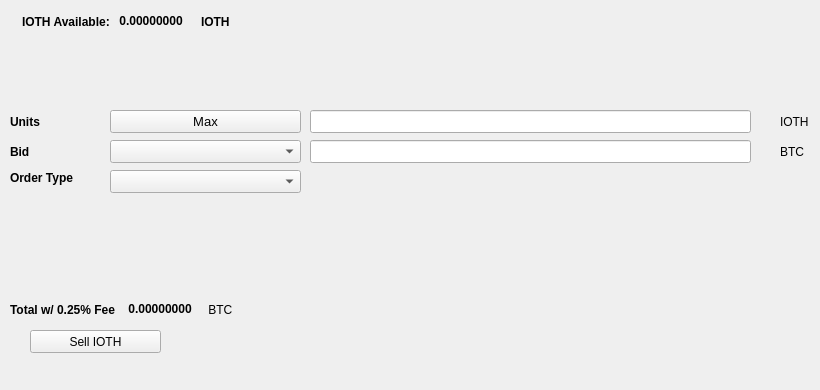
   <widget class="QWidget" name="SellTab">
    <attribute name="title">
     <string>Sell</string>
    </attribute>
    <widget class="QLabel" name="label_16">
     <property name="geometry">
      <rect>
       <x>780</x>
       <y>140</y>
       <width>31</width>
       <height>23</height>
      </rect>
     </property>
     <property name="text">
      <string>BTC</string>
     </property>
    </widget>
    <widget class="QComboBox" name="SellBidcomboBox">
     <property name="geometry">
      <rect>
       <x>110</x>
       <y>140</y>
       <width>191</width>
       <height>23</height>
      </rect>
     </property>
     <property name="font">
      <font>
       <pointsize>10</pointsize>
      </font>
     </property>
    </widget>
    <widget class="QLabel" name="label_18">
     <property name="geometry">
      <rect>
       <x>10</x>
       <y>110</y>
       <width>46</width>
       <height>23</height>
      </rect>
     </property>
     <property name="font">
      <font>
       <weight>75</weight>
       <bold>true</bold>
      </font>
     </property>
     <property name="text">
      <string>Units</string>
     </property>
    </widget>
    <widget class="QPushButton" name="Sell_Max_Amount">
     <property name="geometry">
      <rect>
       <x>110</x>
       <y>110</y>
       <width>191</width>
       <height>23</height>
      </rect>
     </property>
     <property name="font">
      <font>
       <pointsize>10</pointsize>
      </font>
     </property>
     <property name="text">
      <string>Max</string>
     </property>
    </widget>
    <widget class="QLabel" name="label_20">
     <property name="geometry">
      <rect>
       <x>10</x>
       <y>170</y>
       <width>91</width>
       <height>16</height>
      </rect>
     </property>
     <property name="font">
      <font>
       <weight>75</weight>
       <bold>true</bold>
      </font>
     </property>
     <property name="text">
      <string>Order Type</string>
     </property>
    </widget>
    <widget class="QComboBox" name="SellOrdertypeCombo">
     <property name="geometry">
      <rect>
       <x>110</x>
       <y>170</y>
       <width>191</width>
       <height>23</height>
      </rect>
     </property>
     <property name="font">
      <font>
       <pointsize>10</pointsize>
      </font>
     </property>
    </widget>
    <widget class="QLabel" name="label_21">
     <property name="geometry">
      <rect>
       <x>10</x>
       <y>140</y>
       <width>46</width>
       <height>23</height>
      </rect>
     </property>
     <property name="font">
      <font>
       <weight>75</weight>
       <bold>true</bold>
      </font>
     </property>
     <property name="text">
      <string>Bid</string>
     </property>
    </widget>
    <widget class="QLabel" name="label_22">
     <property name="geometry">
      <rect>
       <x>780</x>
       <y>110</y>
       <width>31</width>
       <height>23</height>
      </rect>
     </property>
     <property name="text">
      <string>IOTH</string>
     </property>
    </widget>
    <widget class="QLineEdit" name="UnitsInputIOTH">
     <property name="geometry">
      <rect>
       <x>310</x>
       <y>110</y>
       <width>441</width>
       <height>23</height>
      </rect>
     </property>
     <property name="font">
      <font>
       <pointsize>9</pointsize>
       <weight>75</weight>
       <bold>true</bold>
      </font>
     </property>
    </widget>
    <widget class="QLineEdit" name="SellBidPriceEdit">
     <property name="geometry">
      <rect>
       <x>310</x>
       <y>140</y>
       <width>441</width>
       <height>23</height>
      </rect>
     </property>
     <property name="font">
      <font>
       <pointsize>9</pointsize>
       <weight>75</weight>
       <bold>true</bold>
      </font>
     </property>
    </widget>
    <widget class="QPushButton" name="SellIOTHBTN">
     <property name="geometry">
      <rect>
       <x>30</x>
       <y>330</y>
       <width>131</width>
       <height>23</height>
      </rect>
     </property>
     <property name="text">
      <string>Sell IOTH</string>
     </property>
     <property name="icon">
      <iconset resource="../iothome">
       <normaloff>:/icons/bitcoin</normaloff>:/icons/bitcoin</iconset>
     </property>
    </widget>
    <widget class="QWidget" name="layoutWidget3">
     <property name="geometry">
      <rect>
       <x>22</x>
       <y>12</y>
       <width>258</width>
       <height>19</height>
      </rect>
     </property>
     <layout class="QHBoxLayout" name="horizontalLayout">
      <item>
       <widget class="QLabel" name="label232_2">
        <property name="font">
         <font>
          <weight>75</weight>
          <bold>true</bold>
         </font>
        </property>
        <property name="text">
         <string>IOTH Available:</string>
        </property>
       </widget>
      </item>
      <item>
       <widget class="QLabel" name="IOTHAvailableLabel">
        <property name="palette">
         <palette>
          <active>
           <colorrole role="WindowText">
            <brush brushstyle="SolidPattern">
             <color alpha="255">
              <red>0</red>
              <green>0</green>
              <blue>0</blue>
             </color>
            </brush>
           </colorrole>
           <colorrole role="Button">
            <brush brushstyle="SolidPattern">
             <color alpha="255">
              <red>0</red>
              <green>170</green>
              <blue>0</blue>
             </color>
            </brush>
           </colorrole>
           <colorrole role="Light">
            <brush brushstyle="SolidPattern">
             <color alpha="255">
              <red>0</red>
              <green>255</green>
              <blue>0</blue>
             </color>
            </brush>
           </colorrole>
           <colorrole role="Midlight">
            <brush brushstyle="SolidPattern">
             <color alpha="255">
              <red>0</red>
              <green>212</green>
              <blue>0</blue>
             </color>
            </brush>
           </colorrole>
           <colorrole role="Dark">
            <brush brushstyle="SolidPattern">
             <color alpha="255">
              <red>0</red>
              <green>85</green>
              <blue>0</blue>
             </color>
            </brush>
           </colorrole>
           <colorrole role="Mid">
            <brush brushstyle="SolidPattern">
             <color alpha="255">
              <red>0</red>
              <green>113</green>
              <blue>0</blue>
             </color>
            </brush>
           </colorrole>
           <colorrole role="Text">
            <brush brushstyle="SolidPattern">
             <color alpha="255">
              <red>0</red>
              <green>170</green>
              <blue>0</blue>
             </color>
            </brush>
           </colorrole>
           <colorrole role="BrightText">
            <brush brushstyle="SolidPattern">
             <color alpha="255">
              <red>255</red>
              <green>255</green>
              <blue>255</blue>
             </color>
            </brush>
           </colorrole>
           <colorrole role="ButtonText">
            <brush brushstyle="SolidPattern">
             <color alpha="255">
              <red>0</red>
              <green>0</green>
              <blue>0</blue>
             </color>
            </brush>
           </colorrole>
           <colorrole role="Base">
            <brush brushstyle="SolidPattern">
             <color alpha="255">
              <red>255</red>
              <green>255</green>
              <blue>255</blue>
             </color>
            </brush>
           </colorrole>
           <colorrole role="Window">
            <brush brushstyle="SolidPattern">
             <color alpha="255">
              <red>0</red>
              <green>170</green>
              <blue>0</blue>
             </color>
            </brush>
           </colorrole>
           <colorrole role="Shadow">
            <brush brushstyle="SolidPattern">
             <color alpha="255">
              <red>0</red>
              <green>0</green>
              <blue>0</blue>
             </color>
            </brush>
           </colorrole>
           <colorrole role="AlternateBase">
            <brush brushstyle="SolidPattern">
             <color alpha="255">
              <red>127</red>
              <green>212</green>
              <blue>127</blue>
             </color>
            </brush>
           </colorrole>
           <colorrole role="ToolTipBase">
            <brush brushstyle="SolidPattern">
             <color alpha="255">
              <red>255</red>
              <green>255</green>
              <blue>220</blue>
             </color>
            </brush>
           </colorrole>
           <colorrole role="ToolTipText">
            <brush brushstyle="SolidPattern">
             <color alpha="255">
              <red>0</red>
              <green>0</green>
              <blue>0</blue>
             </color>
            </brush>
           </colorrole>
          </active>
          <inactive>
           <colorrole role="WindowText">
            <brush brushstyle="SolidPattern">
             <color alpha="255">
              <red>0</red>
              <green>0</green>
              <blue>0</blue>
             </color>
            </brush>
           </colorrole>
           <colorrole role="Button">
            <brush brushstyle="SolidPattern">
             <color alpha="255">
              <red>0</red>
              <green>170</green>
              <blue>0</blue>
             </color>
            </brush>
           </colorrole>
           <colorrole role="Light">
            <brush brushstyle="SolidPattern">
             <color alpha="255">
              <red>0</red>
              <green>255</green>
              <blue>0</blue>
             </color>
            </brush>
           </colorrole>
           <colorrole role="Midlight">
            <brush brushstyle="SolidPattern">
             <color alpha="255">
              <red>0</red>
              <green>212</green>
              <blue>0</blue>
             </color>
            </brush>
           </colorrole>
           <colorrole role="Dark">
            <brush brushstyle="SolidPattern">
             <color alpha="255">
              <red>0</red>
              <green>85</green>
              <blue>0</blue>
             </color>
            </brush>
           </colorrole>
           <colorrole role="Mid">
            <brush brushstyle="SolidPattern">
             <color alpha="255">
              <red>0</red>
              <green>113</green>
              <blue>0</blue>
             </color>
            </brush>
           </colorrole>
           <colorrole role="Text">
            <brush brushstyle="SolidPattern">
             <color alpha="255">
              <red>0</red>
              <green>170</green>
              <blue>0</blue>
             </color>
            </brush>
           </colorrole>
           <colorrole role="BrightText">
            <brush brushstyle="SolidPattern">
             <color alpha="255">
              <red>255</red>
              <green>255</green>
              <blue>255</blue>
             </color>
            </brush>
           </colorrole>
           <colorrole role="ButtonText">
            <brush brushstyle="SolidPattern">
             <color alpha="255">
              <red>0</red>
              <green>0</green>
              <blue>0</blue>
             </color>
            </brush>
           </colorrole>
           <colorrole role="Base">
            <brush brushstyle="SolidPattern">
             <color alpha="255">
              <red>255</red>
              <green>255</green>
              <blue>255</blue>
             </color>
            </brush>
           </colorrole>
           <colorrole role="Window">
            <brush brushstyle="SolidPattern">
             <color alpha="255">
              <red>0</red>
              <green>170</green>
              <blue>0</blue>
             </color>
            </brush>
           </colorrole>
           <colorrole role="Shadow">
            <brush brushstyle="SolidPattern">
             <color alpha="255">
              <red>0</red>
              <green>0</green>
              <blue>0</blue>
             </color>
            </brush>
           </colorrole>
           <colorrole role="AlternateBase">
            <brush brushstyle="SolidPattern">
             <color alpha="255">
              <red>127</red>
              <green>212</green>
              <blue>127</blue>
             </color>
            </brush>
           </colorrole>
           <colorrole role="ToolTipBase">
            <brush brushstyle="SolidPattern">
             <color alpha="255">
              <red>255</red>
              <green>255</green>
              <blue>220</blue>
             </color>
            </brush>
           </colorrole>
           <colorrole role="ToolTipText">
            <brush brushstyle="SolidPattern">
             <color alpha="255">
              <red>0</red>
              <green>0</green>
              <blue>0</blue>
             </color>
            </brush>
           </colorrole>
          </inactive>
          <disabled>
           <colorrole role="WindowText">
            <brush brushstyle="SolidPattern">
             <color alpha="255">
              <red>0</red>
              <green>85</green>
              <blue>0</blue>
             </color>
            </brush>
           </colorrole>
           <colorrole role="Button">
            <brush brushstyle="SolidPattern">
             <color alpha="255">
              <red>0</red>
              <green>170</green>
              <blue>0</blue>
             </color>
            </brush>
           </colorrole>
           <colorrole role="Light">
            <brush brushstyle="SolidPattern">
             <color alpha="255">
              <red>0</red>
              <green>255</green>
              <blue>0</blue>
             </color>
            </brush>
           </colorrole>
           <colorrole role="Midlight">
            <brush brushstyle="SolidPattern">
             <color alpha="255">
              <red>0</red>
              <green>212</green>
              <blue>0</blue>
             </color>
            </brush>
           </colorrole>
           <colorrole role="Dark">
            <brush brushstyle="SolidPattern">
             <color alpha="255">
              <red>0</red>
              <green>85</green>
              <blue>0</blue>
             </color>
            </brush>
           </colorrole>
           <colorrole role="Mid">
            <brush brushstyle="SolidPattern">
             <color alpha="255">
              <red>0</red>
              <green>113</green>
              <blue>0</blue>
             </color>
            </brush>
           </colorrole>
           <colorrole role="Text">
            <brush brushstyle="SolidPattern">
             <color alpha="255">
              <red>0</red>
              <green>85</green>
              <blue>0</blue>
             </color>
            </brush>
           </colorrole>
           <colorrole role="BrightText">
            <brush brushstyle="SolidPattern">
             <color alpha="255">
              <red>255</red>
              <green>255</green>
              <blue>255</blue>
             </color>
            </brush>
           </colorrole>
           <colorrole role="ButtonText">
            <brush brushstyle="SolidPattern">
             <color alpha="255">
              <red>0</red>
              <green>85</green>
              <blue>0</blue>
             </color>
            </brush>
           </colorrole>
           <colorrole role="Base">
            <brush brushstyle="SolidPattern">
             <color alpha="255">
              <red>0</red>
              <green>170</green>
              <blue>0</blue>
             </color>
            </brush>
           </colorrole>
           <colorrole role="Window">
            <brush brushstyle="SolidPattern">
             <color alpha="255">
              <red>0</red>
              <green>170</green>
              <blue>0</blue>
             </color>
            </brush>
           </colorrole>
           <colorrole role="Shadow">
            <brush brushstyle="SolidPattern">
             <color alpha="255">
              <red>0</red>
              <green>0</green>
              <blue>0</blue>
             </color>
            </brush>
           </colorrole>
           <colorrole role="AlternateBase">
            <brush brushstyle="SolidPattern">
             <color alpha="255">
              <red>0</red>
              <green>170</green>
              <blue>0</blue>
             </color>
            </brush>
           </colorrole>
           <colorrole role="ToolTipBase">
            <brush brushstyle="SolidPattern">
             <color alpha="255">
              <red>255</red>
              <green>255</green>
              <blue>220</blue>
             </color>
            </brush>
           </colorrole>
           <colorrole role="ToolTipText">
            <brush brushstyle="SolidPattern">
             <color alpha="255">
              <red>0</red>
              <green>0</green>
              <blue>0</blue>
             </color>
            </brush>
           </colorrole>
          </disabled>
         </palette>
        </property>
        <property name="font">
         <font>
          <weight>75</weight>
          <bold>true</bold>
         </font>
        </property>
        <property name="text">
         <string> 0.00000000 </string>
        </property>
        <property name="textInteractionFlags">
         <set>Qt::LinksAccessibleByMouse|Qt::TextSelectableByKeyboard|Qt::TextSelectableByMouse</set>
        </property>
       </widget>
      </item>
      <item>
       <widget class="QLabel" name="labelIOTH">
        <property name="font">
         <font>
          <weight>75</weight>
          <bold>true</bold>
         </font>
        </property>
        <property name="text">
         <string>IOTH</string>
        </property>
       </widget>
      </item>
     </layout>
    </widget>
    <widget class="QWidget" name="layoutWidget">
     <property name="geometry">
      <rect>
       <x>10</x>
       <y>300</y>
       <width>268</width>
       <height>19</height>
      </rect>
     </property>
     <layout class="QHBoxLayout" name="horizontalLayout_2">
      <item>
       <widget class="QLabel" name="label_19">
        <property name="font">
         <font>
          <weight>75</weight>
          <bold>true</bold>
         </font>
        </property>
        <property name="text">
         <string>Total w/ 0.25% Fee </string>
        </property>
       </widget>
      </item>
      <item>
       <widget class="QLabel" name="SellCostLabel">
        <property name="palette">
         <palette>
          <active>
           <colorrole role="WindowText">
            <brush brushstyle="SolidPattern">
             <color alpha="255">
              <red>0</red>
              <green>0</green>
              <blue>0</blue>
             </color>
            </brush>
           </colorrole>
           <colorrole role="Button">
            <brush brushstyle="SolidPattern">
             <color alpha="255">
              <red>0</red>
              <green>170</green>
              <blue>0</blue>
             </color>
            </brush>
           </colorrole>
           <colorrole role="Light">
            <brush brushstyle="SolidPattern">
             <color alpha="255">
              <red>0</red>
              <green>255</green>
              <blue>0</blue>
             </color>
            </brush>
           </colorrole>
           <colorrole role="Midlight">
            <brush brushstyle="SolidPattern">
             <color alpha="255">
              <red>0</red>
              <green>212</green>
              <blue>0</blue>
             </color>
            </brush>
           </colorrole>
           <colorrole role="Dark">
            <brush brushstyle="SolidPattern">
             <color alpha="255">
              <red>0</red>
              <green>85</green>
              <blue>0</blue>
             </color>
            </brush>
           </colorrole>
           <colorrole role="Mid">
            <brush brushstyle="SolidPattern">
             <color alpha="255">
              <red>0</red>
              <green>113</green>
              <blue>0</blue>
             </color>
            </brush>
           </colorrole>
           <colorrole role="Text">
            <brush brushstyle="SolidPattern">
             <color alpha="255">
              <red>0</red>
              <green>170</green>
              <blue>0</blue>
             </color>
            </brush>
           </colorrole>
           <colorrole role="BrightText">
            <brush brushstyle="SolidPattern">
             <color alpha="255">
              <red>255</red>
              <green>255</green>
              <blue>255</blue>
             </color>
            </brush>
           </colorrole>
           <colorrole role="ButtonText">
            <brush brushstyle="SolidPattern">
             <color alpha="255">
              <red>0</red>
              <green>0</green>
              <blue>0</blue>
             </color>
            </brush>
           </colorrole>
           <colorrole role="Base">
            <brush brushstyle="SolidPattern">
             <color alpha="255">
              <red>255</red>
              <green>255</green>
              <blue>255</blue>
             </color>
            </brush>
           </colorrole>
           <colorrole role="Window">
            <brush brushstyle="SolidPattern">
             <color alpha="255">
              <red>0</red>
              <green>170</green>
              <blue>0</blue>
             </color>
            </brush>
           </colorrole>
           <colorrole role="Shadow">
            <brush brushstyle="SolidPattern">
             <color alpha="255">
              <red>0</red>
              <green>0</green>
              <blue>0</blue>
             </color>
            </brush>
           </colorrole>
           <colorrole role="AlternateBase">
            <brush brushstyle="SolidPattern">
             <color alpha="255">
              <red>127</red>
              <green>212</green>
              <blue>127</blue>
             </color>
            </brush>
           </colorrole>
           <colorrole role="ToolTipBase">
            <brush brushstyle="SolidPattern">
             <color alpha="255">
              <red>255</red>
              <green>255</green>
              <blue>220</blue>
             </color>
            </brush>
           </colorrole>
           <colorrole role="ToolTipText">
            <brush brushstyle="SolidPattern">
             <color alpha="255">
              <red>0</red>
              <green>0</green>
              <blue>0</blue>
             </color>
            </brush>
           </colorrole>
          </active>
          <inactive>
           <colorrole role="WindowText">
            <brush brushstyle="SolidPattern">
             <color alpha="255">
              <red>0</red>
              <green>0</green>
              <blue>0</blue>
             </color>
            </brush>
           </colorrole>
           <colorrole role="Button">
            <brush brushstyle="SolidPattern">
             <color alpha="255">
              <red>0</red>
              <green>170</green>
              <blue>0</blue>
             </color>
            </brush>
           </colorrole>
           <colorrole role="Light">
            <brush brushstyle="SolidPattern">
             <color alpha="255">
              <red>0</red>
              <green>255</green>
              <blue>0</blue>
             </color>
            </brush>
           </colorrole>
           <colorrole role="Midlight">
            <brush brushstyle="SolidPattern">
             <color alpha="255">
              <red>0</red>
              <green>212</green>
              <blue>0</blue>
             </color>
            </brush>
           </colorrole>
           <colorrole role="Dark">
            <brush brushstyle="SolidPattern">
             <color alpha="255">
              <red>0</red>
              <green>85</green>
              <blue>0</blue>
             </color>
            </brush>
           </colorrole>
           <colorrole role="Mid">
            <brush brushstyle="SolidPattern">
             <color alpha="255">
              <red>0</red>
              <green>113</green>
              <blue>0</blue>
             </color>
            </brush>
           </colorrole>
           <colorrole role="Text">
            <brush brushstyle="SolidPattern">
             <color alpha="255">
              <red>0</red>
              <green>170</green>
              <blue>0</blue>
             </color>
            </brush>
           </colorrole>
           <colorrole role="BrightText">
            <brush brushstyle="SolidPattern">
             <color alpha="255">
              <red>255</red>
              <green>255</green>
              <blue>255</blue>
             </color>
            </brush>
           </colorrole>
           <colorrole role="ButtonText">
            <brush brushstyle="SolidPattern">
             <color alpha="255">
              <red>0</red>
              <green>0</green>
              <blue>0</blue>
             </color>
            </brush>
           </colorrole>
           <colorrole role="Base">
            <brush brushstyle="SolidPattern">
             <color alpha="255">
              <red>255</red>
              <green>255</green>
              <blue>255</blue>
             </color>
            </brush>
           </colorrole>
           <colorrole role="Window">
            <brush brushstyle="SolidPattern">
             <color alpha="255">
              <red>0</red>
              <green>170</green>
              <blue>0</blue>
             </color>
            </brush>
           </colorrole>
           <colorrole role="Shadow">
            <brush brushstyle="SolidPattern">
             <color alpha="255">
              <red>0</red>
              <green>0</green>
              <blue>0</blue>
             </color>
            </brush>
           </colorrole>
           <colorrole role="AlternateBase">
            <brush brushstyle="SolidPattern">
             <color alpha="255">
              <red>127</red>
              <green>212</green>
              <blue>127</blue>
             </color>
            </brush>
           </colorrole>
           <colorrole role="ToolTipBase">
            <brush brushstyle="SolidPattern">
             <color alpha="255">
              <red>255</red>
              <green>255</green>
              <blue>220</blue>
             </color>
            </brush>
           </colorrole>
           <colorrole role="ToolTipText">
            <brush brushstyle="SolidPattern">
             <color alpha="255">
              <red>0</red>
              <green>0</green>
              <blue>0</blue>
             </color>
            </brush>
           </colorrole>
          </inactive>
          <disabled>
           <colorrole role="WindowText">
            <brush brushstyle="SolidPattern">
             <color alpha="255">
              <red>0</red>
              <green>85</green>
              <blue>0</blue>
             </color>
            </brush>
           </colorrole>
           <colorrole role="Button">
            <brush brushstyle="SolidPattern">
             <color alpha="255">
              <red>0</red>
              <green>170</green>
              <blue>0</blue>
             </color>
            </brush>
           </colorrole>
           <colorrole role="Light">
            <brush brushstyle="SolidPattern">
             <color alpha="255">
              <red>0</red>
              <green>255</green>
              <blue>0</blue>
             </color>
            </brush>
           </colorrole>
           <colorrole role="Midlight">
            <brush brushstyle="SolidPattern">
             <color alpha="255">
              <red>0</red>
              <green>212</green>
              <blue>0</blue>
             </color>
            </brush>
           </colorrole>
           <colorrole role="Dark">
            <brush brushstyle="SolidPattern">
             <color alpha="255">
              <red>0</red>
              <green>85</green>
              <blue>0</blue>
             </color>
            </brush>
           </colorrole>
           <colorrole role="Mid">
            <brush brushstyle="SolidPattern">
             <color alpha="255">
              <red>0</red>
              <green>113</green>
              <blue>0</blue>
             </color>
            </brush>
           </colorrole>
           <colorrole role="Text">
            <brush brushstyle="SolidPattern">
             <color alpha="255">
              <red>0</red>
              <green>85</green>
              <blue>0</blue>
             </color>
            </brush>
           </colorrole>
           <colorrole role="BrightText">
            <brush brushstyle="SolidPattern">
             <color alpha="255">
              <red>255</red>
              <green>255</green>
              <blue>255</blue>
             </color>
            </brush>
           </colorrole>
           <colorrole role="ButtonText">
            <brush brushstyle="SolidPattern">
             <color alpha="255">
              <red>0</red>
              <green>85</green>
              <blue>0</blue>
             </color>
            </brush>
           </colorrole>
           <colorrole role="Base">
            <brush brushstyle="SolidPattern">
             <color alpha="255">
              <red>0</red>
              <green>170</green>
              <blue>0</blue>
             </color>
            </brush>
           </colorrole>
           <colorrole role="Window">
            <brush brushstyle="SolidPattern">
             <color alpha="255">
              <red>0</red>
              <green>170</green>
              <blue>0</blue>
             </color>
            </brush>
           </colorrole>
           <colorrole role="Shadow">
            <brush brushstyle="SolidPattern">
             <color alpha="255">
              <red>0</red>
              <green>0</green>
              <blue>0</blue>
             </color>
            </brush>
           </colorrole>
           <colorrole role="AlternateBase">
            <brush brushstyle="SolidPattern">
             <color alpha="255">
              <red>0</red>
              <green>170</green>
              <blue>0</blue>
             </color>
            </brush>
           </colorrole>
           <colorrole role="ToolTipBase">
            <brush brushstyle="SolidPattern">
             <color alpha="255">
              <red>255</red>
              <green>255</green>
              <blue>220</blue>
             </color>
            </brush>
           </colorrole>
           <colorrole role="ToolTipText">
            <brush brushstyle="SolidPattern">
             <color alpha="255">
              <red>0</red>
              <green>0</green>
              <blue>0</blue>
             </color>
            </brush>
           </colorrole>
          </disabled>
         </palette>
        </property>
        <property name="font">
         <font>
          <weight>75</weight>
          <bold>true</bold>
         </font>
        </property>
        <property name="autoFillBackground">
         <bool>false</bool>
        </property>
        <property name="text">
         <string> 0.00000000</string>
        </property>
        <property name="textInteractionFlags">
         <set>Qt::LinksAccessibleByMouse|Qt::TextSelectableByMouse</set>
        </property>
       </widget>
      </item>
      <item>
       <widget class="QLabel" name="label_17">
        <property name="font">
         <font>
          <weight>50</weight>
          <bold>false</bold>
         </font>
        </property>
        <property name="text">
         <string> BTC</string>
        </property>
       </widget>
      </item>
     </layout>
    </widget>
    <widget class="QLabel" name="label_23">
     <property name="geometry">
      <rect>
       <x>460</x>
       <y>300</y>
       <width>281</width>
       <height>81</height>
      </rect>
     </property>
     <property name="text">
      <string/>
     </property>
     <property name="pixmap">
      <pixmap>:/images/bittrex</pixmap>
     </property>
    </widget>
   </widget>
